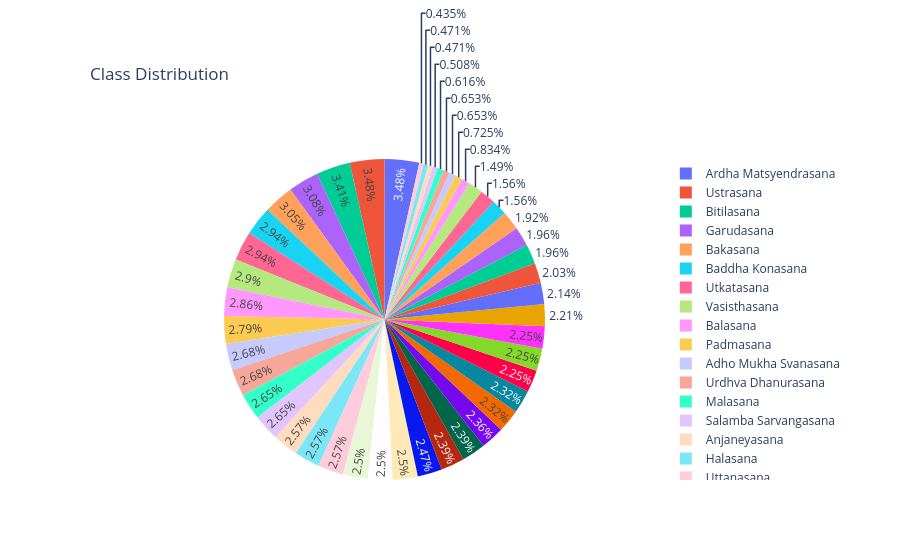

The cell this chart's notebook holds for it:
### Code cell
#Pie Plot
fig= px.pie(names=class_names, values=class_dis, title="Class Distribution")
fig.update_layout({'title':{'x':0.1}})
fig.show()

### Figure 1 — Plotly figure (JSON) as saved in the notebook; plotly's stock layout.template omitted (floating-point values rounded to 4 significant figures)
{"data": [{"domain": {"x": [0, 1], "y": [0, 1]}, "hovertemplate": "label=%{label}<br>value=%{value}<extra></extra>", "labels": ["Adho Mukha Svanasana", "Adho Mukha Vrksasana", "Alanasana", "Anjaneyasana", "Ardha Chandrasana", "Ardha Matsyendrasana", "Ardha Navasana", "Ardha Pincha Mayurasana", "Ashta Chandrasana", "Baddha Konasana", "Bakasana", "Balasana", "Bitilasana", "Camatkarasana", "Dhanurasana", "Eka Pada Rajakapotasana", "Garudasana", "Halasana", "Hanumanasana", "Malasana", "Marjaryasana", "Navasana", "Padmasana", "Parsva Virabhadrasana", "Parsvottanasana", "Paschimottanasana", "Phalakasana", "Pincha Mayurasana", "Salamba Bhujangasana", "Salamba Sarvangasana", "Setu Bandha Sarvangasana", "Sivasana", "Supta Kapotasana", "Trikonasana", "Upavistha Konasana", "Urdhva Dhanurasana", "Urdhva Mukha Svsnssana", "Ustrasana", "Utkatasana", "Uttanasana", "Utthita Hasta Padangusthasana", "Utthita Parsvakonasana", "Vasisthasana", "Virabhadrasana One", "Virabhadrasana Three", "Virabhadrasana Two", "Vrksasana"], "legendgroup": "", "name": "", "showlegend": true, "type": "pie", "values": [74, 65, 18, 71, 59, 96, 13, 54, 12, 81, 84, 79, 94, 62, 54, 53, 85, 71, 41, 73, 56, 18, 77, 14, 43, 62, 66, 43, 62, 73, 66, 20, 13, 23, 17, 74, 69, 96, 81, 71, 64, 69, 80, 64, 69, 61, 68]}], "layout": {"legend": {"tracegroupgap": 0}, "title": {"text": "Class Distribution", "x": 0.1}}}
